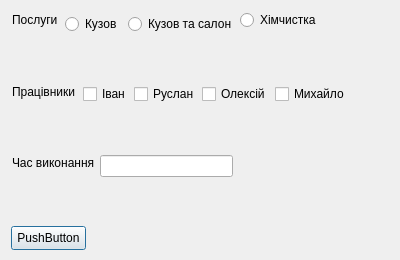
<?xml version="1.0" encoding="UTF-8"?>
<ui version="4.0">
 <class>addOrder</class>
 <widget class="QDialog" name="addOrder">
  <property name="geometry">
   <rect>
    <x>0</x>
    <y>0</y>
    <width>400</width>
    <height>260</height>
   </rect>
  </property>
  <property name="windowTitle">
   <string>Dialog</string>
  </property>
  <widget class="QPushButton" name="pushButton">
   <property name="geometry">
    <rect>
     <x>11</x>
     <y>226</y>
     <width>75</width>
     <height>24</height>
    </rect>
   </property>
   <property name="text">
    <string>PushButton</string>
   </property>
  </widget>
  <widget class="QLabel" name="label">
   <property name="geometry">
    <rect>
     <x>12</x>
     <y>12</y>
     <width>47</width>
     <height>16</height>
    </rect>
   </property>
   <property name="text">
    <string>Послуги</string>
   </property>
  </widget>
  <widget class="QLabel" name="label_2">
   <property name="geometry">
    <rect>
     <x>12</x>
     <y>84</y>
     <width>65</width>
     <height>16</height>
    </rect>
   </property>
   <property name="text">
    <string>Працівники</string>
   </property>
  </widget>
  <widget class="QLabel" name="label_3">
   <property name="geometry">
    <rect>
     <x>12</x>
     <y>155</y>
     <width>82</width>
     <height>16</height>
    </rect>
   </property>
   <property name="text">
    <string>Час виконання</string>
   </property>
  </widget>
  <widget class="QLineEdit" name="lineEdit">
   <property name="geometry">
    <rect>
     <x>100</x>
     <y>155</y>
     <width>133</width>
     <height>22</height>
    </rect>
   </property>
  </widget>
  <widget class="QCheckBox" name="checkBox_2">
   <property name="geometry">
    <rect>
     <x>83</x>
     <y>84</y>
     <width>45</width>
     <height>20</height>
    </rect>
   </property>
   <property name="text">
    <string>Іван</string>
   </property>
  </widget>
  <widget class="QCheckBox" name="checkBox_3">
   <property name="geometry">
    <rect>
     <x>134</x>
     <y>84</y>
     <width>62</width>
     <height>20</height>
    </rect>
   </property>
   <property name="text">
    <string>Руслан</string>
   </property>
  </widget>
  <widget class="QCheckBox" name="checkBox_4">
   <property name="geometry">
    <rect>
     <x>202</x>
     <y>84</y>
     <width>67</width>
     <height>20</height>
    </rect>
   </property>
   <property name="text">
    <string>Олексій</string>
   </property>
  </widget>
  <widget class="QCheckBox" name="checkBox_5">
   <property name="geometry">
    <rect>
     <x>275</x>
     <y>84</y>
     <width>74</width>
     <height>20</height>
    </rect>
   </property>
   <property name="text">
    <string>Михайло</string>
   </property>
  </widget>
  <widget class="QRadioButton" name="radioButton_3">
   <property name="geometry">
    <rect>
     <x>240</x>
     <y>10</y>
     <width>89</width>
     <height>20</height>
    </rect>
   </property>
   <property name="text">
    <string>Хімчистка</string>
   </property>
  </widget>
  <widget class="QWidget" name="layoutWidget">
   <property name="geometry">
    <rect>
     <x>65</x>
     <y>12</y>
     <width>170</width>
     <height>24</height>
    </rect>
   </property>
   <layout class="QHBoxLayout" name="horizontalLayout">
    <item>
     <widget class="QRadioButton" name="radioButton">
      <property name="text">
       <string>Кузов</string>
      </property>
     </widget>
    </item>
    <item>
     <widget class="QRadioButton" name="radioButton_2">
      <property name="text">
       <string>Кузов та салон</string>
      </property>
     </widget>
    </item>
   </layout>
  </widget>
 </widget>
 <resources/>
 <connections/>
</ui>
